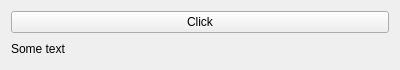
<?xml version="1.0" encoding="UTF-8"?>
<ui version="4.0">
 <class>Widget</class>
 <widget class="QWidget" name="Widget">
  <property name="geometry">
   <rect>
    <x>0</x>
    <y>0</y>
    <width>400</width>
    <height>70</height>
   </rect>
  </property>
  <property name="windowTitle">
   <string>Form</string>
  </property>
  <layout class="QVBoxLayout" name="verticalLayout">
   <item>
    <widget class="QPushButton" name="button">
     <property name="text">
      <string>Click</string>
     </property>
    </widget>
   </item>
   <item>
    <widget class="QLabel" name="label">
     <property name="text">
      <string>Some text</string>
     </property>
    </widget>
   </item>
  </layout>
 </widget>
 <resources/>
 <connections/>
</ui>
